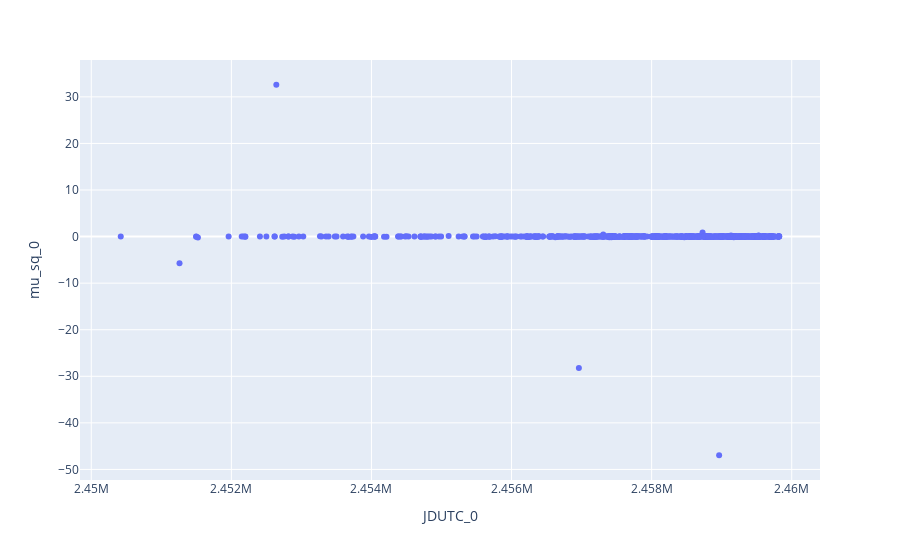

Notebook source saved alongside this figure:
### Code cell
fig = px.scatter(fp, x='JDUTC_0', y='mu_sq_0')
fig.show()

### Figure 1 — Plotly figure (JSON) as saved in the notebook; plotly's stock layout.template omitted (floating-point values rounded to 4 significant figures; data arrays with more than 128 entries replaced by an {"elided": "..."} marker saying what was removed)
{"data": [{"hovertemplate": "JDUTC_0=%{x}<br>mu_sq_0=%{y}<extra></extra>", "legendgroup": "", "marker": {"color": "#636efa", "symbol": "circle"}, "mode": "markers", "name": "", "orientation": "v", "showlegend": false, "type": "scatter", "x": {"elided": "685 float values"}, "xaxis": "x", "y": {"elided": "685 float values"}, "yaxis": "y"}], "layout": {"legend": {"tracegroupgap": 0}, "margin": {"t": 60}, "xaxis": {"anchor": "y", "domain": [0, 1], "title": {"text": "JDUTC_0"}}, "yaxis": {"anchor": "x", "domain": [0, 1], "title": {"text": "mu_sq_0"}}}}
